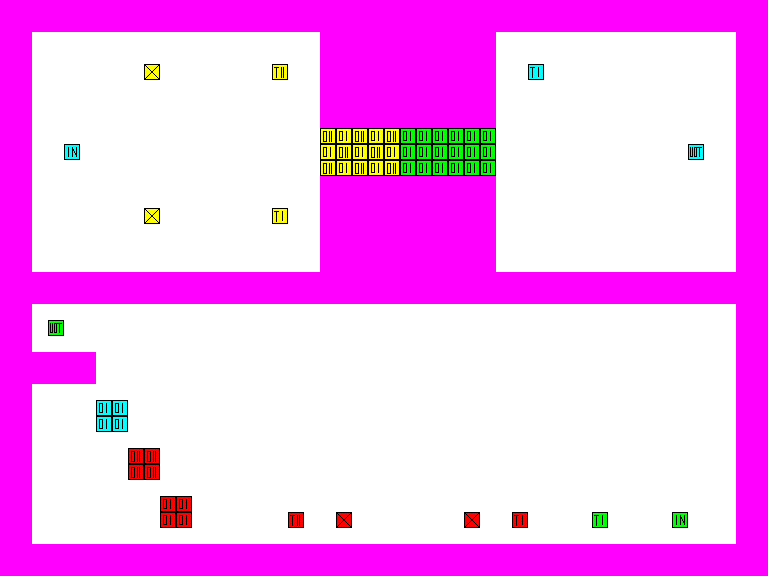

Tiled map render using the project's own tile images. Description and the whole map definition, tile-layer contents included, below:
An orthogonal 48x36 tile map with 16x16 px tiles, 2 tile layers (Tile Layer 1, Tile Layer 2).

<map version="1.0" tiledversion="1.0.3" orientation="orthogonal" renderorder="right-down" width="48" height="36" tilewidth="16" tileheight="16" nextobjectid="1">
 <tileset firstgid="1" source="coop.tsx" />
 <layer name="Tile Layer 1" width="48" height="36">
  <data encoding="csv">
1,1,1,1,1,1,1,1,1,1,1,1,1,1,1,1,1,1,1,1,1,1,1,1,1,1,1,1,1,1,1,1,1,1,1,1,1,1,1,1,1,1,1,1,1,1,1,1,
1,1,1,1,1,1,1,1,1,1,1,1,1,1,1,1,1,1,1,1,1,1,1,1,1,1,1,1,1,1,1,1,1,1,1,1,1,1,1,1,1,1,1,1,1,1,1,1,
1,1,2,2,2,2,2,2,2,2,2,2,2,2,2,2,2,2,2,2,1,1,1,1,1,1,1,1,1,1,1,2,2,2,2,2,2,2,2,2,2,2,2,2,2,2,1,1,
1,1,2,2,2,2,2,2,2,2,2,2,2,2,2,2,2,2,2,2,1,1,1,1,1,1,1,1,1,1,1,2,2,2,2,2,2,2,2,2,2,2,2,2,2,2,1,1,
1,1,2,2,2,2,2,2,2,8,2,2,2,2,2,2,2,22,2,2,1,1,1,1,1,1,1,1,1,1,1,2,2,16,2,2,2,2,2,2,2,2,2,2,2,2,1,1,
1,1,2,2,2,2,2,2,2,2,2,2,2,2,2,2,2,2,2,2,1,1,1,1,1,1,1,1,1,1,1,2,2,2,2,2,2,2,2,2,2,2,2,2,2,2,1,1,
1,1,2,2,2,2,2,2,2,2,2,2,2,2,2,2,2,2,2,2,1,1,1,1,1,1,1,1,1,1,1,2,2,2,2,2,2,2,2,2,2,2,2,2,2,2,1,1,
1,1,2,2,2,2,2,2,2,2,2,2,2,2,2,2,2,2,2,2,1,1,1,1,1,1,1,1,1,1,1,2,2,2,2,2,2,2,2,2,2,2,2,2,2,2,1,1,
1,1,2,2,2,2,2,2,2,2,2,2,2,2,2,2,2,2,2,2,43,36,43,36,43,26,26,26,26,26,26,2,2,2,2,2,2,2,2,2,2,2,2,2,2,2,1,1,
1,1,2,2,9,2,2,2,2,2,2,2,2,2,2,2,2,2,2,2,36,43,36,43,36,26,26,26,26,26,26,2,2,2,2,2,2,2,2,2,2,2,2,10,2,2,1,1,
1,1,2,2,2,2,2,2,2,2,2,2,2,2,2,2,2,2,2,2,43,36,43,36,43,26,26,26,26,26,26,2,2,2,2,2,2,2,2,2,2,2,2,2,2,2,1,1,
1,1,2,2,2,2,2,2,2,2,2,2,2,2,2,2,2,2,2,2,1,1,1,1,1,1,1,1,1,1,1,2,2,2,2,2,2,2,2,2,2,2,2,2,2,2,1,1,
1,1,2,2,2,2,2,2,2,2,2,2,2,2,2,2,2,2,2,2,1,1,1,1,1,1,1,1,1,1,1,2,2,2,2,2,2,2,2,2,2,2,2,2,2,2,1,1,
1,1,2,2,2,2,2,2,2,8,2,2,2,2,2,2,2,15,2,2,1,1,1,1,1,1,1,1,1,1,1,2,2,2,2,2,2,2,2,2,2,2,2,2,2,2,1,1,
1,1,2,2,2,2,2,2,2,2,2,2,2,2,2,2,2,2,2,2,1,1,1,1,1,1,1,1,1,1,1,2,2,2,2,2,2,2,2,2,2,2,2,2,2,2,1,1,
1,1,2,2,2,2,2,2,2,2,2,2,2,2,2,2,2,2,2,2,1,1,1,1,1,1,1,1,1,1,1,2,2,2,2,2,2,2,2,2,2,2,2,2,2,2,1,1,
1,1,2,2,2,2,2,2,2,2,2,2,2,2,2,2,2,2,2,2,1,1,1,1,1,1,1,1,1,1,1,2,2,2,2,2,2,2,2,2,2,2,2,2,2,2,1,1,
1,1,1,1,1,1,1,1,1,1,1,1,1,1,1,1,1,1,1,1,1,1,1,1,1,1,1,1,1,1,1,1,1,1,1,1,1,1,1,1,1,1,1,1,1,1,1,1,
0,0,0,0,0,0,0,0,0,0,0,0,0,0,0,0,0,0,0,0,0,0,0,0,0,0,0,0,0,0,0,0,0,0,0,0,0,0,0,0,0,0,0,0,0,0,0,0,
0,0,0,0,0,0,0,0,0,0,0,0,0,0,0,0,0,0,0,0,0,0,0,0,0,0,0,0,0,0,0,0,0,0,0,0,0,0,0,0,0,0,0,0,0,0,0,0,
0,0,0,0,0,0,0,0,0,0,0,0,0,0,0,0,0,0,0,0,0,0,0,0,0,0,0,0,0,0,0,0,0,0,0,0,0,0,0,0,0,0,0,0,0,0,0,0,
0,0,0,0,0,0,0,0,0,0,0,0,0,0,0,0,0,0,0,0,0,0,0,0,0,0,0,0,0,0,0,0,0,0,0,0,0,0,0,0,0,0,0,0,0,0,0,0,
0,0,0,0,0,0,0,0,0,0,0,0,0,0,0,0,0,0,0,0,0,0,0,0,0,0,0,0,0,0,0,0,0,0,0,0,0,0,0,0,0,0,0,0,0,0,0,0,
0,0,0,0,0,0,0,0,0,0,0,0,0,0,0,0,0,0,0,0,0,0,0,0,0,0,0,0,0,0,0,0,0,0,0,0,0,0,0,0,0,0,0,0,0,0,0,0,
0,0,0,0,0,0,0,0,0,0,0,0,0,0,0,0,0,0,0,0,0,0,0,0,0,0,0,0,0,0,0,0,0,0,0,0,0,0,0,0,0,0,0,0,0,0,0,0,
0,0,0,0,0,0,0,0,0,0,0,0,0,0,0,0,0,0,0,0,0,0,0,0,0,0,0,0,0,0,0,0,0,0,0,0,0,0,0,0,0,0,0,0,0,0,0,0,
0,0,0,0,0,0,0,0,0,0,0,0,0,0,0,0,0,0,0,0,0,0,0,0,0,0,0,0,0,0,0,0,0,0,0,0,0,0,0,0,0,0,0,0,0,0,0,0,
0,0,0,0,0,0,0,0,0,0,0,0,0,0,0,0,0,0,0,0,0,0,0,0,0,0,0,0,0,0,0,0,0,0,0,0,0,0,0,0,0,0,0,0,0,0,0,0,
0,0,0,0,0,0,0,0,0,0,0,0,0,0,0,0,0,0,0,0,0,0,0,0,0,0,0,0,0,0,0,0,0,0,0,0,0,0,0,0,0,0,0,0,0,0,0,0,
0,0,0,0,0,0,0,0,0,0,0,0,0,0,0,0,0,0,0,0,0,0,0,0,0,0,0,0,0,0,0,0,0,0,0,0,0,0,0,0,0,0,0,0,0,0,0,0,
0,0,0,0,0,0,0,0,0,0,0,0,0,0,0,0,0,0,0,0,0,0,0,0,0,0,0,0,0,0,0,0,0,0,0,0,0,0,0,0,0,0,0,0,0,0,0,0,
0,0,0,0,0,0,0,0,0,0,0,0,0,0,0,0,0,0,0,0,0,0,0,0,0,0,0,0,0,0,0,0,0,0,0,0,0,0,0,0,0,0,0,0,0,0,0,0,
0,0,0,0,0,0,0,0,0,0,0,0,0,0,0,0,0,0,0,0,0,0,0,0,0,0,0,0,0,0,0,0,0,0,0,0,0,0,0,0,0,0,0,0,0,0,0,0,
0,0,0,0,0,0,0,0,0,0,0,0,0,0,0,0,0,0,0,0,0,0,0,0,0,0,0,0,0,0,0,0,0,0,0,0,0,0,0,0,0,0,0,0,0,0,0,0,
0,0,0,0,0,0,0,0,0,0,0,0,0,0,0,0,0,0,0,0,0,0,0,0,0,0,0,0,0,0,0,0,0,0,0,0,0,0,0,0,0,0,0,0,0,0,0,0,
0,0,0,0,0,0,0,0,0,0,0,0,0,0,0,0,0,0,0,0,0,0,0,0,0,0,0,0,0,0,0,0,0,0,0,0,0,0,0,0,0,0,0,0,0,0,0,0
</data>
 </layer>
 <layer name="Tile Layer 2" width="48" height="36">
  <data encoding="csv">
0,0,0,0,0,0,0,0,0,0,0,0,0,0,0,0,0,0,0,0,0,0,0,0,0,0,0,0,0,0,0,0,0,0,0,0,0,0,0,0,0,0,0,0,0,0,0,0,
0,0,0,0,0,0,0,0,0,0,0,0,0,0,0,0,0,0,0,0,0,0,0,0,0,0,0,0,0,0,0,0,0,0,0,0,0,0,0,0,0,0,0,0,0,0,0,0,
0,0,0,0,0,0,0,0,0,0,0,0,0,0,0,0,0,0,0,0,0,0,0,0,0,0,0,0,0,0,0,0,0,0,0,0,0,0,0,0,0,0,0,0,0,0,0,0,
0,0,0,0,0,0,0,0,0,0,0,0,0,0,0,0,0,0,0,0,0,0,0,0,0,0,0,0,0,0,0,0,0,0,0,0,0,0,0,0,0,0,0,0,0,0,0,0,
0,0,0,0,0,0,0,0,0,0,0,0,0,0,0,0,0,0,0,0,0,0,0,0,0,0,0,0,0,0,0,0,0,0,0,0,0,0,0,0,0,0,0,0,0,0,0,0,
0,0,0,0,0,0,0,0,0,0,0,0,0,0,0,0,0,0,0,0,0,0,0,0,0,0,0,0,0,0,0,0,0,0,0,0,0,0,0,0,0,0,0,0,0,0,0,0,
0,0,0,0,0,0,0,0,0,0,0,0,0,0,0,0,0,0,0,0,0,0,0,0,0,0,0,0,0,0,0,0,0,0,0,0,0,0,0,0,0,0,0,0,0,0,0,0,
0,0,0,0,0,0,0,0,0,0,0,0,0,0,0,0,0,0,0,0,0,0,0,0,0,0,0,0,0,0,0,0,0,0,0,0,0,0,0,0,0,0,0,0,0,0,0,0,
0,0,0,0,0,0,0,0,0,0,0,0,0,0,0,0,0,0,0,0,0,0,0,0,0,0,0,0,0,0,0,0,0,0,0,0,0,0,0,0,0,0,0,0,0,0,0,0,
0,0,0,0,0,0,0,0,0,0,0,0,0,0,0,0,0,0,0,0,0,0,0,0,0,0,0,0,0,0,0,0,0,0,0,0,0,0,0,0,0,0,0,0,0,0,0,0,
0,0,0,0,0,0,0,0,0,0,0,0,0,0,0,0,0,0,0,0,0,0,0,0,0,0,0,0,0,0,0,0,0,0,0,0,0,0,0,0,0,0,0,0,0,0,0,0,
0,0,0,0,0,0,0,0,0,0,0,0,0,0,0,0,0,0,0,0,0,0,0,0,0,0,0,0,0,0,0,0,0,0,0,0,0,0,0,0,0,0,0,0,0,0,0,0,
0,0,0,0,0,0,0,0,0,0,0,0,0,0,0,0,0,0,0,0,0,0,0,0,0,0,0,0,0,0,0,0,0,0,0,0,0,0,0,0,0,0,0,0,0,0,0,0,
0,0,0,0,0,0,0,0,0,0,0,0,0,0,0,0,0,0,0,0,0,0,0,0,0,0,0,0,0,0,0,0,0,0,0,0,0,0,0,0,0,0,0,0,0,0,0,0,
0,0,0,0,0,0,0,0,0,0,0,0,0,0,0,0,0,0,0,0,0,0,0,0,0,0,0,0,0,0,0,0,0,0,0,0,0,0,0,0,0,0,0,0,0,0,0,0,
0,0,0,0,0,0,0,0,0,0,0,0,0,0,0,0,0,0,0,0,0,0,0,0,0,0,0,0,0,0,0,0,0,0,0,0,0,0,0,0,0,0,0,0,0,0,0,0,
0,0,0,0,0,0,0,0,0,0,0,0,0,0,0,0,0,0,0,0,0,0,0,0,0,0,0,0,0,0,0,0,0,0,0,0,0,0,0,0,0,0,0,0,0,0,0,0,
0,0,0,0,0,0,0,0,0,0,0,0,0,0,0,0,0,0,0,0,0,0,0,0,0,0,0,0,0,0,0,0,0,0,0,0,0,0,0,0,0,0,0,0,0,0,0,0,
1,1,1,1,1,1,1,1,1,1,1,1,1,1,1,1,1,1,1,1,1,1,1,1,1,1,1,1,1,1,1,1,1,1,1,1,1,1,1,1,1,1,1,1,1,1,1,1,
1,1,2,2,2,2,2,2,2,2,2,2,2,2,2,2,2,2,2,2,2,2,2,2,2,2,2,2,2,2,2,2,2,2,2,2,2,2,2,2,2,2,2,2,2,2,1,1,
1,1,2,12,2,2,2,2,2,2,2,2,2,2,2,2,2,2,2,2,2,2,2,2,2,2,2,2,2,2,2,2,2,2,2,2,2,2,2,2,2,2,2,2,2,2,1,1,
1,1,2,2,2,2,2,2,2,2,2,2,2,2,2,2,2,2,2,2,2,2,2,2,2,2,2,2,2,2,2,2,2,2,2,2,2,2,2,2,2,2,2,2,2,2,1,1,
1,1,1,1,1,1,2,2,2,2,2,2,2,2,2,2,2,2,2,2,2,2,2,2,2,2,2,2,2,2,2,2,2,2,2,2,2,2,2,2,2,2,2,2,2,2,1,1,
1,1,1,1,1,1,2,2,2,2,2,2,2,2,2,2,2,2,2,2,2,2,2,2,2,2,2,2,2,2,2,2,2,2,2,2,2,2,2,2,2,2,2,2,2,2,1,1,
1,1,2,2,2,2,2,2,2,2,2,2,2,2,2,2,2,2,2,2,2,2,2,2,2,2,2,2,2,2,2,2,2,2,2,2,2,2,2,2,2,2,2,2,2,2,1,1,
1,1,2,2,2,2,24,24,2,2,2,2,2,2,2,2,2,2,2,2,2,2,2,2,2,2,2,2,2,2,2,2,2,2,2,2,2,2,2,2,2,2,2,2,2,2,1,1,
1,1,2,2,2,2,24,24,2,2,2,2,2,2,2,2,2,2,2,2,2,2,2,2,2,2,2,2,2,2,2,2,2,2,2,2,2,2,2,2,2,2,2,2,2,2,1,1,
1,1,2,2,2,2,2,2,2,2,2,2,2,2,2,2,2,2,2,2,2,2,2,2,2,2,2,2,2,2,2,2,2,2,2,2,2,2,2,2,2,2,2,2,2,2,1,1,
1,1,2,2,2,2,2,2,48,48,2,2,2,2,2,2,2,2,2,2,2,2,2,2,2,2,2,2,2,2,2,2,2,2,2,2,2,2,2,2,2,2,2,2,2,2,1,1,
1,1,2,2,2,2,2,2,48,48,2,2,2,2,2,2,2,2,2,2,2,2,2,2,2,2,2,2,2,2,2,2,2,2,2,2,2,2,2,2,2,2,2,2,2,2,1,1,
1,1,2,2,2,2,2,2,2,2,2,2,2,2,2,2,2,2,2,2,2,2,2,2,2,2,2,2,2,2,2,2,2,2,2,2,2,2,2,2,2,2,2,2,2,2,1,1,
1,1,2,2,2,2,2,2,2,2,41,41,2,2,2,2,2,2,2,2,2,2,2,2,2,2,2,2,2,2,2,2,2,2,2,2,2,2,2,2,2,2,2,2,2,2,1,1,
1,1,2,2,2,2,2,2,2,2,41,41,2,2,2,2,2,2,27,2,2,13,2,2,2,2,2,2,2,13,2,2,20,2,2,2,2,18,2,2,2,2,11,2,2,2,1,1,
1,1,2,2,2,2,2,2,2,2,2,2,2,2,2,2,2,2,2,2,2,2,2,2,2,2,2,2,2,2,2,2,2,2,2,2,2,2,2,2,2,2,2,2,2,2,1,1,
1,1,1,1,1,1,1,1,1,1,1,1,1,1,1,1,1,1,1,1,1,1,1,1,1,1,1,1,1,1,1,1,1,1,1,1,1,1,1,1,1,1,1,1,1,1,1,1,
1,1,1,1,1,1,1,1,1,1,1,1,1,1,1,1,1,1,1,1,1,1,1,1,1,1,1,1,1,1,1,1,1,1,1,1,1,1,1,1,1,1,1,1,1,1,1,1
</data>
 </layer>
</map>
